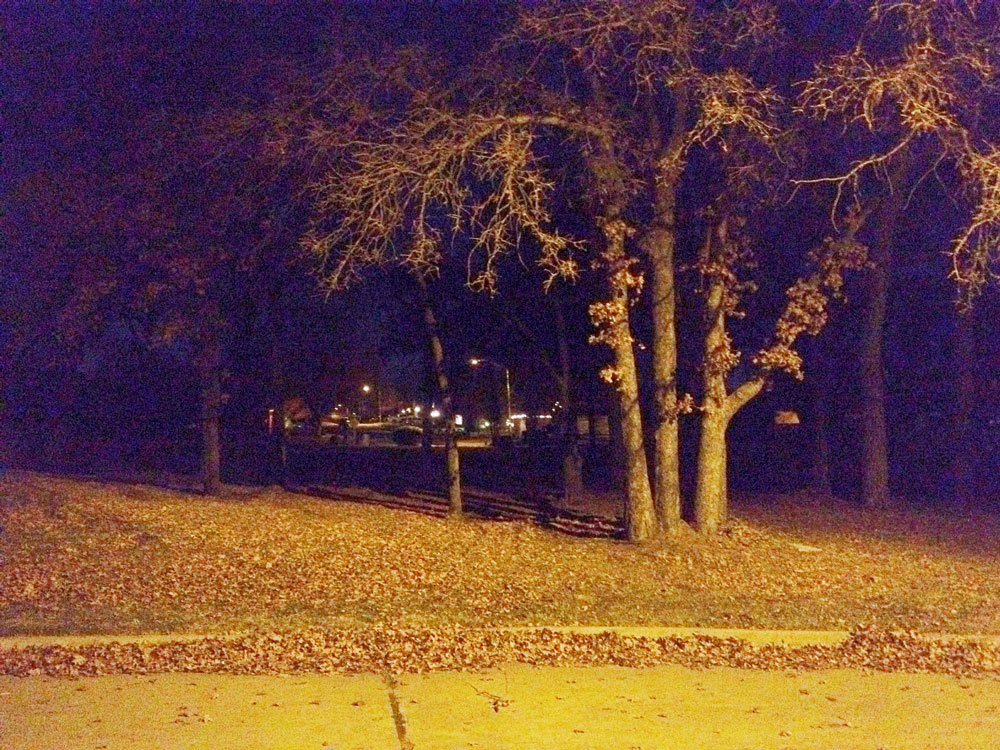
#> input picture images/noise1.jpg, 1000 x 750 px
$ python denoising.py
#> lines starting #> are read from the running program, lines starting #| are printed output that depends on the picture
import cv2 as cv
import matplotlib.pyplot as plt
from imtools import *

# Избавление изображения от шума с помощью разных алгоритмов
# Chambolle ROF (из книги, медленее)
# и Non-local Mean Denoising (OpenCV, быстрее)

img = cv.imread("../images/noise1.jpg")
#> img is the input picture: shape (750, 1000, 3); mean B, G, R 60.4, 68.5, 104.9
img = cv.cvtColor(img, cv.COLOR_BGR2RGB)
gray = cv.cvtColor(img, cv.COLOR_RGB2GRAY)
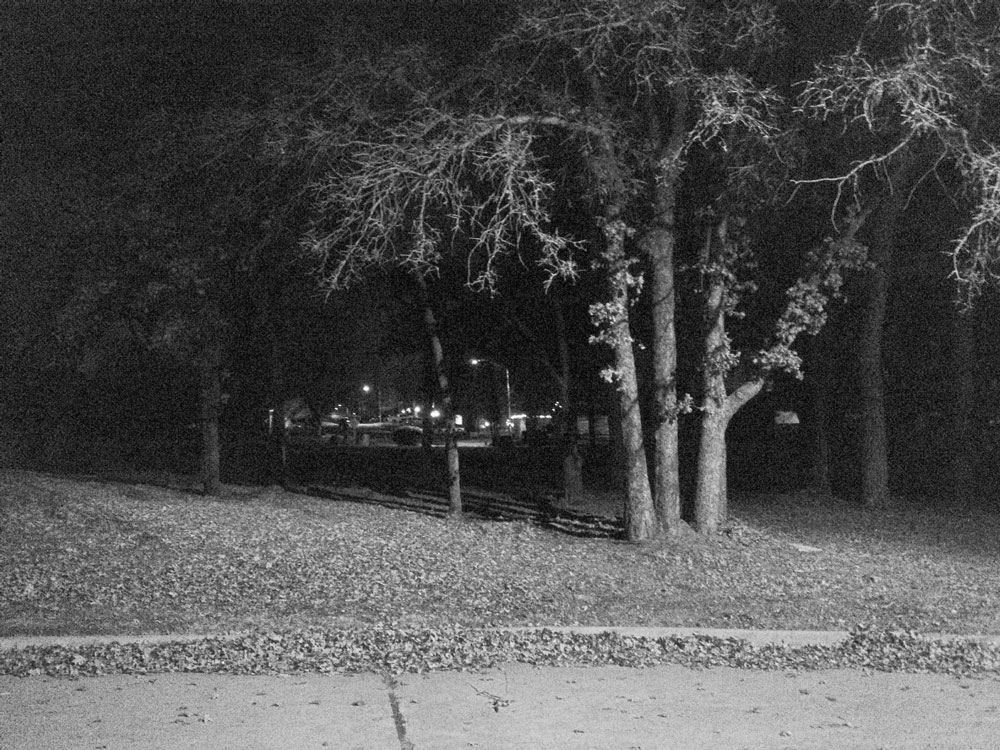
#> gray: shape (750, 1000); min 1, max 255, mean 78.5

# Избавление от шума с помощью ROF Chambolle: только grayscale
#r1, t1 = chambolle_denoise(gray, gray)

# C помощью функций OpenCV
r2 = cv.fastNlMeansDenoising(img, None, 10, 15, 29)

plt.figure()
plt.gray()

# [5 lines of commented-out code are left out]

plt.subplot(121)
plt.imshow(img)

plt.subplot(122)
plt.imshow(r2)

plt.show()
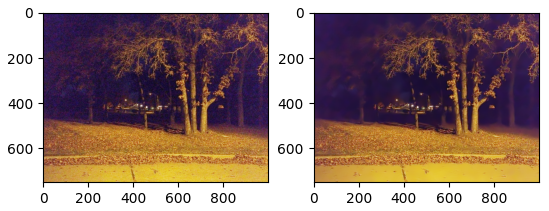
#> figure drawn by matplotlib, 2 panels

$ run again, with images/noise2.jpg copied over images/noise1.jpg
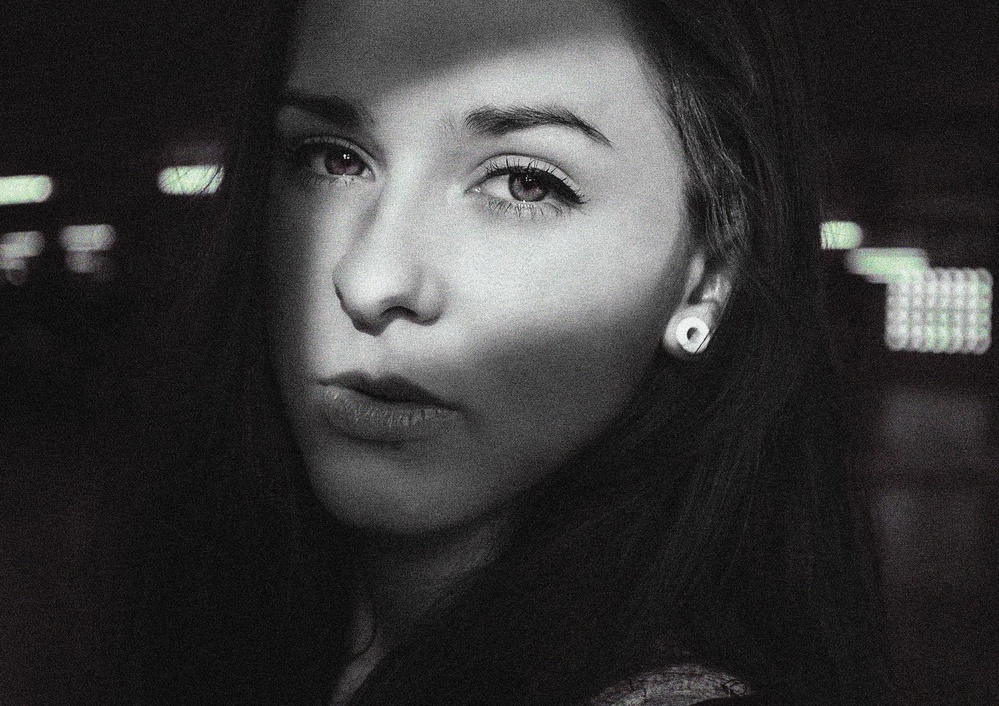
#> input picture images/noise2.jpg, 999 x 706 px, shrunk from 1920 x 1357 before the run
#> img is the input picture: shape (706, 999, 3); mean B, G, R 54.3, 54.1, 55
#> `plt.show()`:
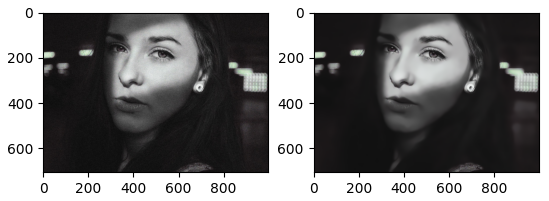
#> figure drawn by matplotlib, 2 panels

$ run again, with images/noise3.jpg copied over images/noise1.jpg
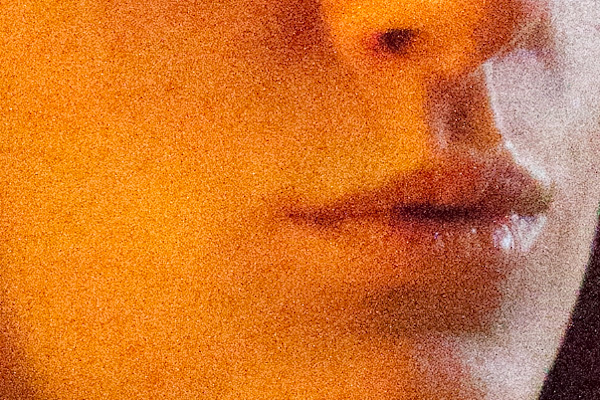
#> input picture images/noise3.jpg, 600 x 400 px
#> img is the input picture: shape (400, 600, 3); mean B, G, R 45.8, 118, 210.6
#> `gray = cv.cvtColor(img, cv.COLOR_RGB2GRAY)`:
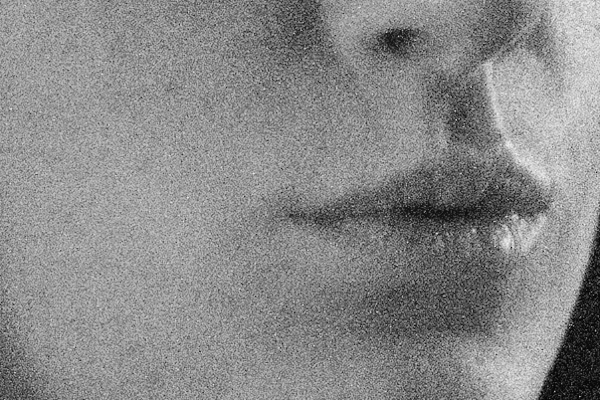
#> gray: shape (400, 600); min 2, max 247, mean 137.4
#> `plt.show()`:
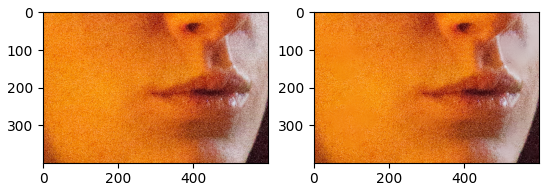
#> figure drawn by matplotlib, 2 panels

$ run again, with images/car1.jpg copied over images/noise1.jpg
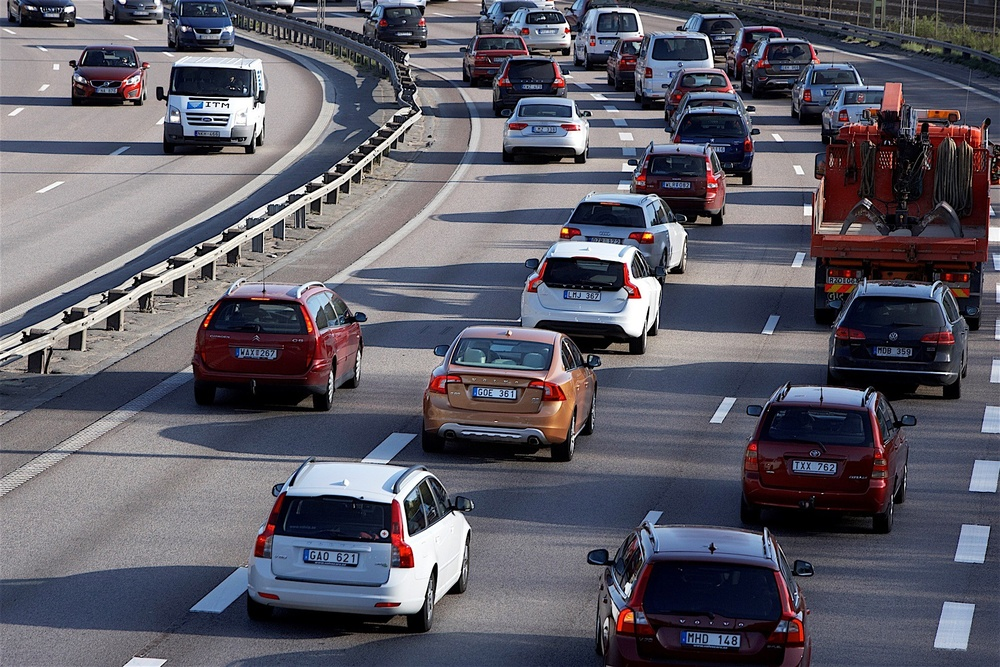
#> input picture images/car1.jpg, 1000 x 667 px, shrunk from 1920 x 1280 before the run
#> img is the input picture: shape (667, 1000, 3); mean B, G, R 102.4, 91.7, 93.7
#> `gray = cv.cvtColor(img, cv.COLOR_RGB2GRAY)`:
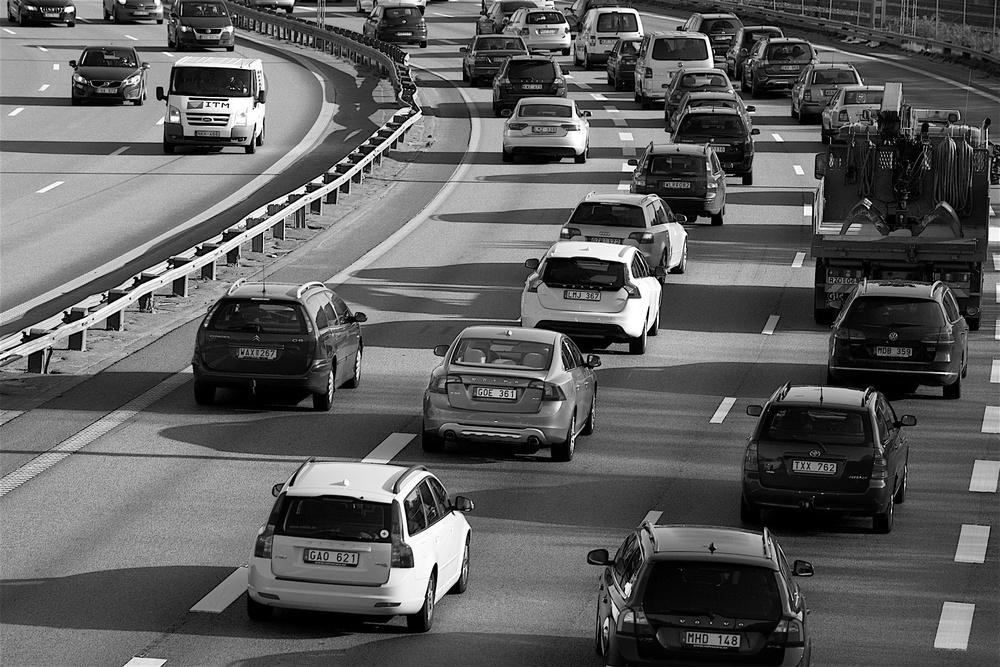
#> gray: shape (667, 1000); min 0, max 255, mean 93.5
#> `plt.show()`:
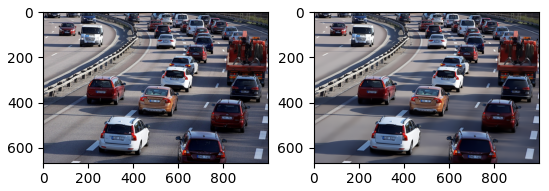
#> figure drawn by matplotlib, 2 panels
